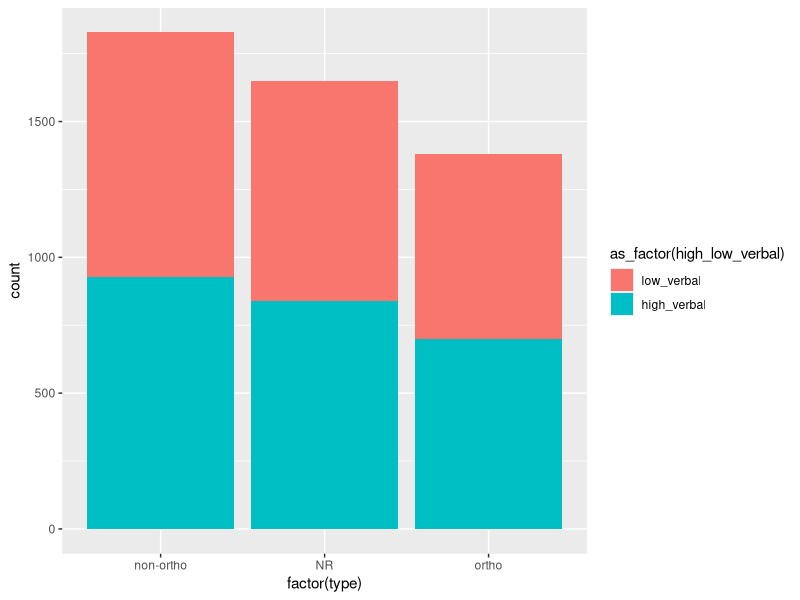

Here is the R script that generated this plot:
library(tidyverse)

#################### Question 1 ############################

#Load the data 
rhyming_data <- read.csv('data/rhyming.csv')

#tidying the data
rhyming_data_2 <- rhyming_data %>%
  unite(stimulus, image_1, image_2, sep = "_") %>% #this is to merge columns image_1 and image_2 into a new column named stimulus  
mutate (participant_number = row_number()) %>%
 select(stimulus, rt, correct, type, VerbalScored, high_low_verbal, participant_number)

#plotting data 
ggplot(rhyming_data_2) + 
  geom_bar(aes(x = factor(type) , fill = as_factor(high_low_verbal) ,  position= "dodge"))
  